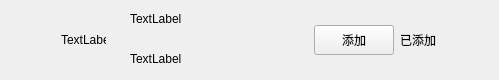
<?xml version="1.0" encoding="UTF-8"?>
<ui version="4.0">
 <class>ApplyFriendItem</class>
 <widget class="QWidget" name="ApplyFriendItem">
  <property name="geometry">
   <rect>
    <x>0</x>
    <y>0</y>
    <width>499</width>
    <height>80</height>
   </rect>
  </property>
  <property name="maximumSize">
   <size>
    <width>16777215</width>
    <height>80</height>
   </size>
  </property>
  <property name="windowTitle">
   <string>Form</string>
  </property>
  <layout class="QHBoxLayout" name="horizontalLayout">
   <property name="topMargin">
    <number>0</number>
   </property>
   <property name="rightMargin">
    <number>0</number>
   </property>
   <property name="bottomMargin">
    <number>0</number>
   </property>
   <item>
    <spacer name="horizontalSpacer">
     <property name="orientation">
      <enum>Qt::Horizontal</enum>
     </property>
     <property name="sizeType">
      <enum>QSizePolicy::Fixed</enum>
     </property>
     <property name="sizeHint" stdset="0">
      <size>
       <width>50</width>
       <height>20</height>
      </size>
     </property>
    </spacer>
   </item>
   <item>
    <widget class="QLabel" name="icon_lb">
     <property name="minimumSize">
      <size>
       <width>45</width>
       <height>45</height>
      </size>
     </property>
     <property name="maximumSize">
      <size>
       <width>45</width>
       <height>45</height>
      </size>
     </property>
     <property name="text">
      <string>TextLabel</string>
     </property>
    </widget>
   </item>
   <item>
    <widget class="QWidget" name="widget" native="true">
     <layout class="QHBoxLayout" name="horizontalLayout_2">
      <property name="topMargin">
       <number>2</number>
      </property>
      <property name="bottomMargin">
       <number>2</number>
      </property>
      <item>
       <widget class="QWidget" name="widget_2" native="true">
        <layout class="QVBoxLayout" name="verticalLayout">
         <property name="spacing">
          <number>10</number>
         </property>
         <property name="topMargin">
          <number>2</number>
         </property>
         <property name="bottomMargin">
          <number>2</number>
         </property>
         <item>
          <widget class="QLabel" name="user_name_lb">
           <property name="minimumSize">
            <size>
             <width>100</width>
             <height>30</height>
            </size>
           </property>
           <property name="maximumSize">
            <size>
             <width>200</width>
             <height>30</height>
            </size>
           </property>
           <property name="text">
            <string>TextLabel</string>
           </property>
          </widget>
         </item>
         <item>
          <widget class="QLabel" name="user_chat_lb">
           <property name="minimumSize">
            <size>
             <width>100</width>
             <height>30</height>
            </size>
           </property>
           <property name="maximumSize">
            <size>
             <width>200</width>
             <height>30</height>
            </size>
           </property>
           <property name="text">
            <string>TextLabel</string>
           </property>
          </widget>
         </item>
        </layout>
       </widget>
      </item>
      <item>
       <spacer name="horizontalSpacer_3">
        <property name="orientation">
         <enum>Qt::Horizontal</enum>
        </property>
        <property name="sizeHint" stdset="0">
         <size>
          <width>40</width>
          <height>20</height>
         </size>
        </property>
       </spacer>
      </item>
      <item>
       <widget class="ClickedBtn" name="addBtn">
        <property name="minimumSize">
         <size>
          <width>80</width>
          <height>30</height>
         </size>
        </property>
        <property name="maximumSize">
         <size>
          <width>80</width>
          <height>30</height>
         </size>
        </property>
        <property name="text">
         <string>添加</string>
        </property>
       </widget>
      </item>
      <item>
       <widget class="QLabel" name="already_add_lb">
        <property name="minimumSize">
         <size>
          <width>40</width>
          <height>0</height>
         </size>
        </property>
        <property name="text">
         <string>已添加</string>
        </property>
       </widget>
      </item>
      <item>
       <spacer name="horizontalSpacer_2">
        <property name="orientation">
         <enum>Qt::Horizontal</enum>
        </property>
        <property name="sizeType">
         <enum>QSizePolicy::Fixed</enum>
        </property>
        <property name="sizeHint" stdset="0">
         <size>
          <width>50</width>
          <height>20</height>
         </size>
        </property>
       </spacer>
      </item>
     </layout>
    </widget>
   </item>
  </layout>
 </widget>
 <customwidgets>
  <customwidget>
   <class>ClickedBtn</class>
   <extends>QPushButton</extends>
   <header location="global">clickedbtn.h</header>
  </customwidget>
 </customwidgets>
 <resources/>
 <connections/>
</ui>
